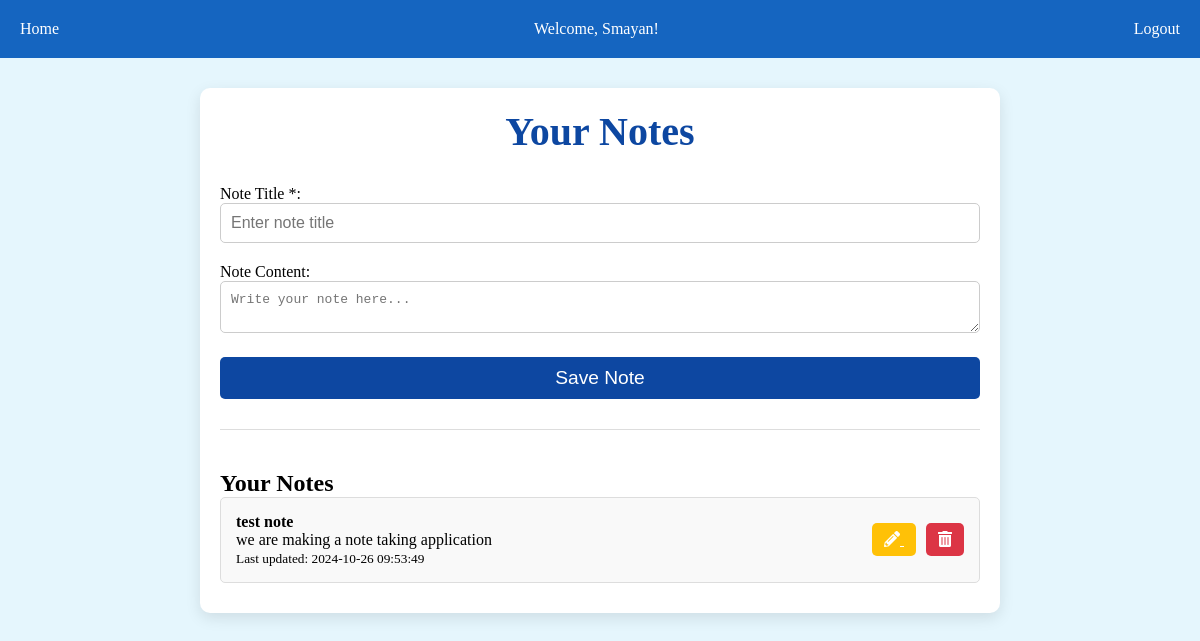
/notes (signed in), run on the app's committed database.
### tables this page shows
CREATE TABLE notes (
              id INTEGER PRIMARY KEY AUTOINCREMENT,
              user_id INTEGER,
              title TEXT NOT NULL,
              content TEXT,
              timestamp DATETIME DEFAULT CURRENT_TIMESTAMP,
              FOREIGN KEY(user_id) REFERENCES users(id)
              );

### app.py (the view, shortened to what this page needs)
@app.route('/notes', methods=['GET', 'POST'])
def notes():
    if 'user_id' not in session:
        return redirect(url_for('login'))
    user_id = session['user_id']
    conn = sqlite3.connect('revision_app.db')
    c = conn.cursor()
    c.execute('SELECT * FROM notes WHERE user_id = ? ORDER BY timestamp DESC', (user_id,))
    notes = c.fetchall()
    conn.close()
    return render_template('notes.html', notes=notes)

### templates/notes.html (shortened to what this page needs)
{% extends 'base.html' %}
{% block content %}
<main class="notes-app-container">
    <section class="notes-header">
        <h1>Your Notes</h1>
    </section>
    <section class="note-form-container">
        <form action="{{ url_for('notes') }}" method="POST" class="note-form">
            <div class="form-group">
                <label for="title">Note Title <span>*</span>:</label>
                <input type="text" id="title" name="title" class="form-control" placeholder="Enter note title" required>
            </div>
            <div class="form-group">
                <label for="content">Note Content:</label>
                <textarea id="content" name="content" class="form-control" placeholder="Write your note here..."></textarea>
            </div>
            <button type="submit" class="btn btn-primary">Save Note</button>
        </form>
    </section>
    <hr class="section-divider">
    <section class="notes-list">
        {% if notes %}
            <h2>Your Notes</h2>
            <ul class="list-group">
                {% for note in notes %}
                <li class="list-group-item">
                    <div class="note-details">
                        <h4>{{ note[2] }}</h4>
                        <p>{{ note[3] }}</p>
                        <small>Last updated: {{ note[4] }}</small>
                    </div>
                    <div class="note-actions">
                        <a href="{{ url_for('edit_note', note_id=note[0]) }}" class="btn btn-warning" title="Edit Note">
                            <i class="fas fa-pencil-alt"></i>
                        </a>
                        <a href="{{ url_for('delete_note', note_id=note[0]) }}" class="btn btn-danger" title="Delete Note">
                            <i class="fas fa-trash-alt"></i>
                        </a>
                    </div>
                </li>
                {% endfor %}
            </ul>
        {% else %}
            <p>No notes yet. Create one above!</p>
        {% endif %}
    </section>
</main>
{% endblock %}

### static/css/styles.css (style rules this page uses)
* { margin: 0; padding: 0; box-sizing: border-box; }
body { background-color: #E5F6FD; color: white; height: 100%; }
.section-divider { border: none; border-top: 1px solid #ddd; margin: 40px 0; }
.notes-app-container { max-width: 800px; margin: 30px auto; background-color: white; padding: 20px; border-radius: 10px; box-shadow: 0 5px 15px rgba(0, 0, 0, 0.1); }
.note-form-container { margin-top: 30px; }
.note-form { display: flex; flex-direction: column; }
.note-form .form-group { margin-bottom: 20px; }
.form-group label, .notes-header h1, .notes-list h2 { color: black; }
.notes-header h1 { color: #0D47A1; font-size: 2.5em; text-align: center; }
.note-form .form-control { padding: 10px; font-size: 1em; width: 100%; border: 1px solid #ccc; border-radius: 5px; }
.note-form button { background-color: #0D47A1; color: white; padding: 10px; font-size: 1.2em; border: none; border-radius: 5px; cursor: pointer; }
.notes-list { margin-top: 40px; }
.list-group-item { display: flex; justify-content: space-between; align-items: center; background-color: #f9f9f9; border: 1px solid #ddd; color: #000; padding: 15px; border-radius: 5px; margin-bottom: 10px; }
.note-details { flex-grow: 1; }
.note-actions .btn { margin-left: 10px; padding: 8px 12px; border-radius: 5px; }
.note-actions .btn-warning { background-color: #ffc107; color: white; }
.note-actions .btn-danger { background-color: #dc3545; color: white; }
.section-divider { margin: 30px 0; border: none; border-top: 1px solid #ddd; }

### data on the page
notes: title "test note", content "we are making a note taking application", timestamp "2024-10-26 09:53:49"

### other printed values
{{ session['first_name'] }} "Smayan"
